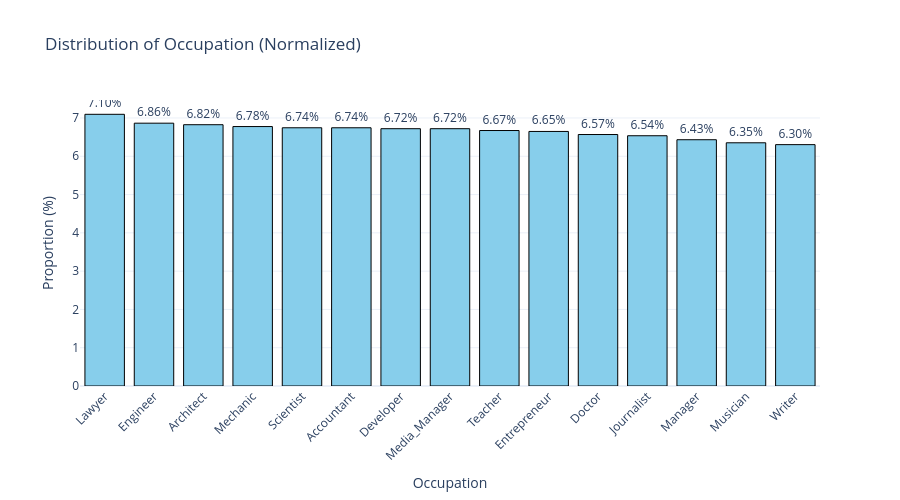

Write notebook code for a chart like this one.
### Markdown cell above
# <font color = 'red'> Análisis

### Code cell
# Todas las ocupaciones tienen un peso relativo superior al 5%

plot_univariate_freq(df, 'Occupation', figsize=(900, 500), title=None, normalize=True)

### Figure 1 — Plotly figure (JSON) as saved in the notebook; plotly's stock layout.template omitted (floating-point values rounded to 4 significant figures)
{"data": [{"hovertemplate": "Occupation=%{x}<br>Proportion (%)=%{y}<br>text=%{text}<extra></extra>", "legendgroup": "", "marker": {"color": "skyblue", "line": {"color": "black", "width": 1}, "pattern": {"shape": ""}}, "name": "", "orientation": "v", "showlegend": false, "text": ["7.10%", "6.86%", "6.82%", "6.78%", "6.74%", "6.74%", "6.72%", "6.72%", "6.67%", "6.65%", "6.57%", "6.54%", "6.43%", "6.35%", "6.30%"], "textposition": "outside", "type": "bar", "x": ["Lawyer", "Engineer", "Architect", "Mechanic", "Scientist", "Accountant", "Developer", "Media_Manager", "Teacher", "Entrepreneur", "Doctor", "Journalist", "Manager", "Musician", "Writer"], "xaxis": "x", "y": [7.096, 6.864, 6.824, 6.776, 6.744, 6.744, 6.72, 6.72, 6.672, 6.648, 6.568, 6.536, 6.432, 6.352, 6.304], "yaxis": "y"}], "layout": {"barmode": "relative", "height": 500, "legend": {"tracegroupgap": 0}, "title": {"text": "Distribution of Occupation (Normalized)"}, "width": 900, "xaxis": {"anchor": "y", "domain": [0, 1], "tickangle": -45, "title": {"text": "Occupation"}}, "yaxis": {"anchor": "x", "domain": [0, 1], "title": {"text": "Proportion (%)"}}}}
